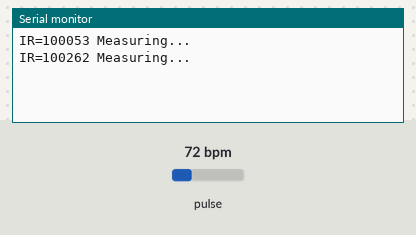
The sketch below on a simulated ESP32. On the bench: the last lines printed to the serial monitor. The inputs (shaded band) are chosen by the test bench; at power-on: pulse 72 bpm.

Above: at 1.2 s.
1.3 s: pulse set to 100 bpm
At 3.9 s:
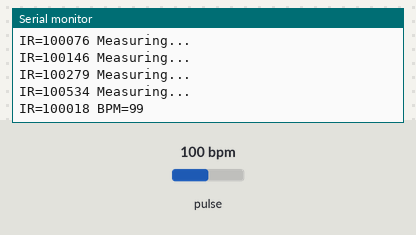
4.3 s: pulse set to 42 bpm
At 4.9 s:
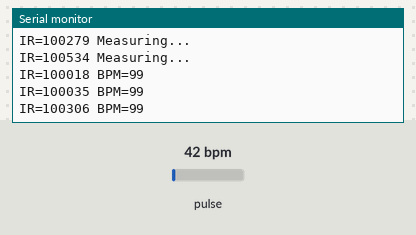
Timing chart, 0 to 7.3 s (numbered marks = the images above; inputs shaded):
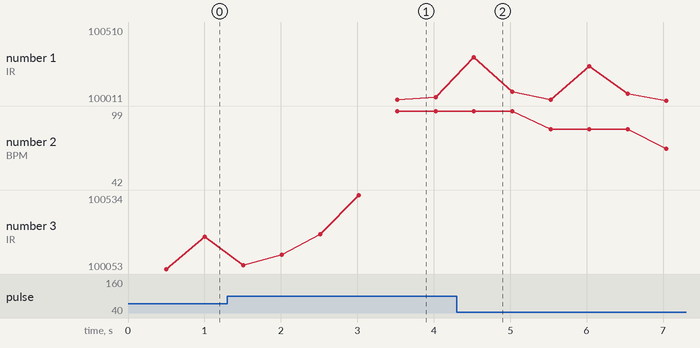

Measured:
- after the input at 1.3 s, the serial monitor: prints a new line after 0.21 s (image 1)
- after the input at 4.3 s, the serial monitor: prints a new line after 0.23 s (image 2)
- plotted number 1: 100035 → 100407 after the input at 4.3 s
- plotted number 2: 99 → 42 after the input at 4.3 s
- plotted number 3: 100262 → 100534 after the input at 1.3 s

The sketch:

MAX30102_Test.ino
```cpp
#include <Wire.h>
#include "MAX30105.h"
#include "heartRate.h"

MAX30105 sensor;
const byte N = 4;
float rates[N];
byte idx = 0, cnt = 0;
unsigned long lastBeat = 0, lastPrint = 0;

void setup() {
  Serial.begin(115200);
  Wire.begin(21, 22);
  if (!sensor.begin(Wire, I2C_SPEED_FAST)) {
    Serial.println("MAX30102 not found");
    while (1);
  }
  sensor.setup(0x1F, 4, 2, 400, 411, 4096);
}

void loop() {
  long ir = sensor.getIR();

  if (ir < 50000) {
    cnt = 0;
    idx = 0;
    lastBeat = 0;
    if (millis() - lastPrint > 500) {
      lastPrint = millis();
      Serial.println("No finger");
    }
    return;
  }

  if (checkForBeat(ir)) {
    unsigned long now = millis();
    if (lastBeat) {
      float b = 60000.0 / (now - lastBeat);
      if (b > 40 && b < 180) {
        rates[idx] = b;
        idx = (idx + 1) % N;
        if (cnt < N) cnt++;
      }
    }
    lastBeat = now;
  }

  if (millis() - lastPrint > 500) {
    lastPrint = millis();
    if (cnt < N) {
      Serial.printf("IR=%ld Measuring...\n", ir);
    } else {
      float sum = 0;
      for (byte i = 0; i < N; i++) sum += rates[i];
      Serial.printf("IR=%ld BPM=%.0f\n", ir, sum / N);
    }
  }
}
```
